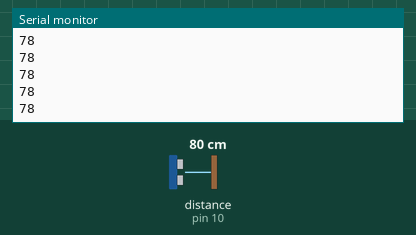
Recording of a sketch running on a simulated Arduino Uno, built with avr-gcc and run on an emulated ATmega328P. Shown: the last lines printed to the serial monitor. Wiring (inferred from the names in the program): ultrasonic range finder: trigger pin 9; echo pin 10. The test bench sets the inputs (shaded band); at power-on: distance to the obstacle (sensor on pin 10) 80 cm. The echo pulse lasts 58.3 µs per cm.

Above: at 1.2 s.
1.3 s: distance to the obstacle (sensor on pin 10) set to 2 cm
At 1.34 s:
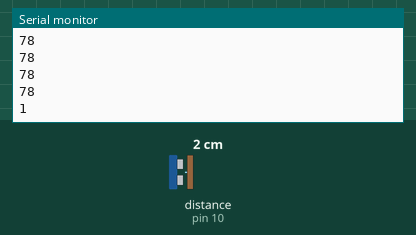
2.8 s: distance to the obstacle (sensor on pin 10) set to 4 cm
At 2.81 s:
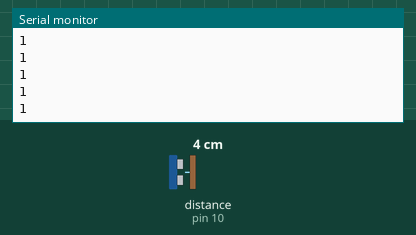
Timing chart, 0 to 5.8 s (numbered marks = the images above; inputs shaded):
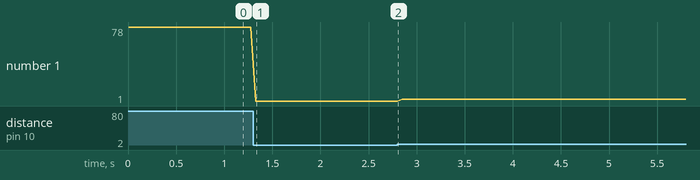

Measured:
- after the input at 1.3 s, the serial monitor: prints a new line at once (image 1)
- plotted number 1: 78 → 1 after the input at 1.3 s, 1 → 3 after the input at 2.8 s

The sketch:

arduino_hcsr04_processing.ino
```cpp
// ĆWICZENIE 6 — Arduino rozmawia z Processing
// Czujnik odległości HC-SR04 steruje wizualizacją na ekranie komputera.
//
// To jest PRAWIE ten sam kod co w ćwiczeniu 5. Jedyna ważna różnica
// jest na samym dole: zamiast wysyłać "Odleglosc: 37 cm" wysyłamy
// SAMĄ LICZBĘ. Dlaczego? Bo tę liczbę będzie czytał drugi program
// (Processing), a nie człowiek — a programowi łatwiej odczytać czysto "37".

const int trigPin = 9;
const int echoPin = 10;

void setup() {
  Serial.begin(9600);         // ta sama prędkość musi być ustawiona w Processing!
  pinMode(trigPin, OUTPUT);   // Trig: my wysyłamy
  pinMode(echoPin, INPUT);    // Echo: my słuchamy
}

void loop() {
  // 1. krótki impuls wyzwalający na Trig
  digitalWrite(trigPin, LOW);
  delayMicroseconds(2);
  digitalWrite(trigPin, HIGH);
  delayMicroseconds(10);
  digitalWrite(trigPin, LOW);

  // 2. zmierz, jak długo Echo jest w stanie HIGH (czas lotu dźwięku, w mikrosekundach)
  long czas = pulseIn(echoPin, HIGH);

  // 3. przelicz czas na odległość w cm
  int odleglosc = czas * 0.034 / 2;

  // Czasem czujnik "gubi" echo i zwraca 0 — pomijamy takie błędne odczyty,
  // żeby wizualizacja nie skakała.
  if (odleglosc > 0 && odleglosc < 200) {
    Serial.println(odleglosc);   // <-- SAMA LICZBA + znak końca linii
  }

  delay(50);   // ~20 odczytów na sekundę = płynny ruch obrazu
}
```
